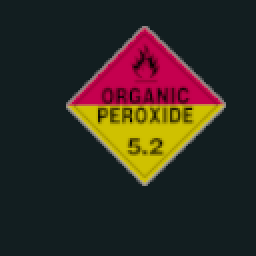
#> input picture Imagenes/imagenes rombo/imagenes_rombo_peroxido/rombo_peroxido_1.png, 128 x 128 px, found by its file name (shown 2 times larger)
$ python ClasificacionRombos.py
#> lines starting #> are read from the running program, lines starting #| are printed output that depends on the picture
### funciones_utiles/ReadDigits.py
import cv2
import pytesseract
def Read_Digit(image):
    #Importante, debe apuntar a donde tengan instalado tesseract
    pytesseract.pytesseract.tesseract_cmd = r"C:\Program Files\Tesseract-OCR\tesseract.exe"
    #image = cv2.imread('crop-corrosive.png')
    # Grayscale, Gaussian blur, Otsu's threshold
    gray = cv2.cvtColor(image, cv2.COLOR_BGR2GRAY)
    blur = cv2.GaussianBlur(gray, (1,1), 0)
    thresh = cv2.threshold(gray, 0, 255, cv2.THRESH_BINARY_INV + cv2.THRESH_OTSU)[1]

    # inviere imagen, remueve ruido mediante Morph
    kernel = cv2.getStructuringElement(cv2.MORPH_RECT, (1,1))
    opening = cv2.morphologyEx(thresh, cv2.MORPH_OPEN, kernel, iterations=1)
    invert = 255 - opening

    # Extrae numero de imagen
    data = pytesseract.image_to_string(invert, lang='eng', config='--psm 10 --oem 3 -c tessedit_char_whitelist=0123456789')
    # [5 lines of commented-out code are left out]
    return data

### funciones_utiles/ClasificacionRombos.py
import cv2 as cv
from ReadDigits import Read_Digit
def clasif_rombos(numero):
    if numero == "2":
        valor = "F"
    elif numero == "6":
        valor = "P"
    elif numero == "8" :
        valor = "C"
    else:
        valor = "O"
    print(valor)
    return valor
def Reconocimiento_Carteles_Rombos(imagen):
    img = cv.imread(imagen) #path a la img
#> img is the input picture: shape (128, 128, 3); mean B, G, R 34.4, 42.5, 49.8
    #cv.imshow("rombo_rojo", img)

    redimensionada = cv.resize(img, (100, 100), interpolation=cv.INTER_AREA)
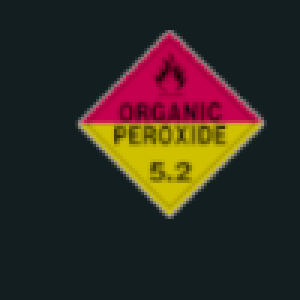
#> redimensionada: shape (100, 100, 3) (shown 3 times larger); mean B, G, R 34.4, 42.5, 49.8
    #cv.imshow("Resize", redimensionada)

    cropped = redimensionada[70:90, 42:55]
    cv.imshow("Cropped", cropped)

    valor = Read_Digit(cropped)
    #print(clasif_rombos(valor.strip()))
    # print(valor)
    return clasif_rombos(valor.strip())
    # img_rgb = cv.cvtColor(cropped, cv.COLOR_BGR2RGB)
    # print(pytesseract.image_to_string(img_rgb))


#> (the run stopped early here; a loop or call above may not have finished)

$ run again, with Imagenes/imagenes rombo/imagenes_rombo_peroxido/rombo_peroxido_10.png copied over Imagenes/imagenes rombo/imagenes_rombo_peroxido/rombo_peroxido_1.png
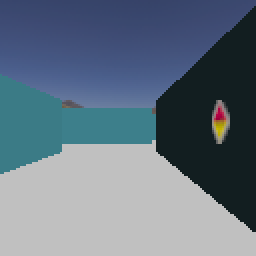
#> input picture Imagenes/imagenes rombo/imagenes_rombo_peroxido/rombo_peroxido_10.png, 128 x 128 px, found by its file name (shown 2 times larger)
#> in Reconocimiento_Carteles_Rombos, img is the input picture: shape (128, 128, 3); mean B, G, R 130.1, 115.6, 100.6
#> in Reconocimiento_Carteles_Rombos, `redimensionada = cv.resize(img, (100, 100), interpolation=cv.INTER_AREA)`:
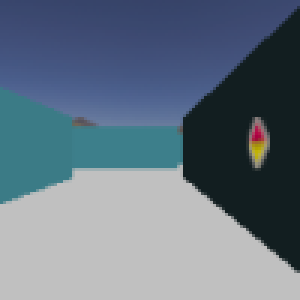
#> redimensionada: shape (100, 100, 3) (shown 3 times larger); mean B, G, R 130.1, 115.6, 100.6

$ run again, with Imagenes/imagenes rombo/imagenes_rombo_peroxido/rombo_peroxido_2.png copied over Imagenes/imagenes rombo/imagenes_rombo_peroxido/rombo_peroxido_1.png
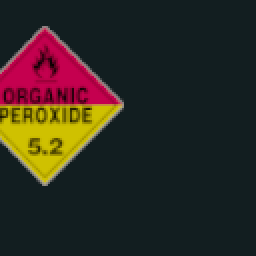
#> input picture Imagenes/imagenes rombo/imagenes_rombo_peroxido/rombo_peroxido_2.png, 128 x 128 px, found by its file name (shown 2 times larger)
#> in Reconocimiento_Carteles_Rombos, img is the input picture: shape (128, 128, 3); mean B, G, R 33.9, 40.9, 46.1
#> in Reconocimiento_Carteles_Rombos, `redimensionada = cv.resize(img, (100, 100), interpolation=cv.INTER_AREA)`:
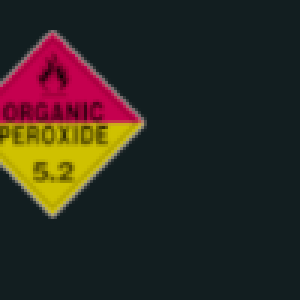
#> redimensionada: shape (100, 100, 3) (shown 3 times larger); mean B, G, R 33.9, 40.9, 46.1
